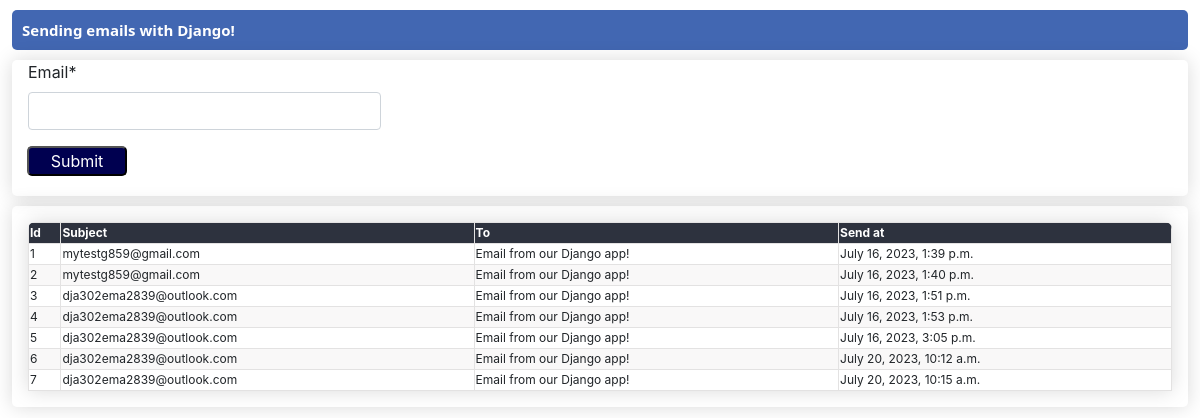
Before: / with the older database file.
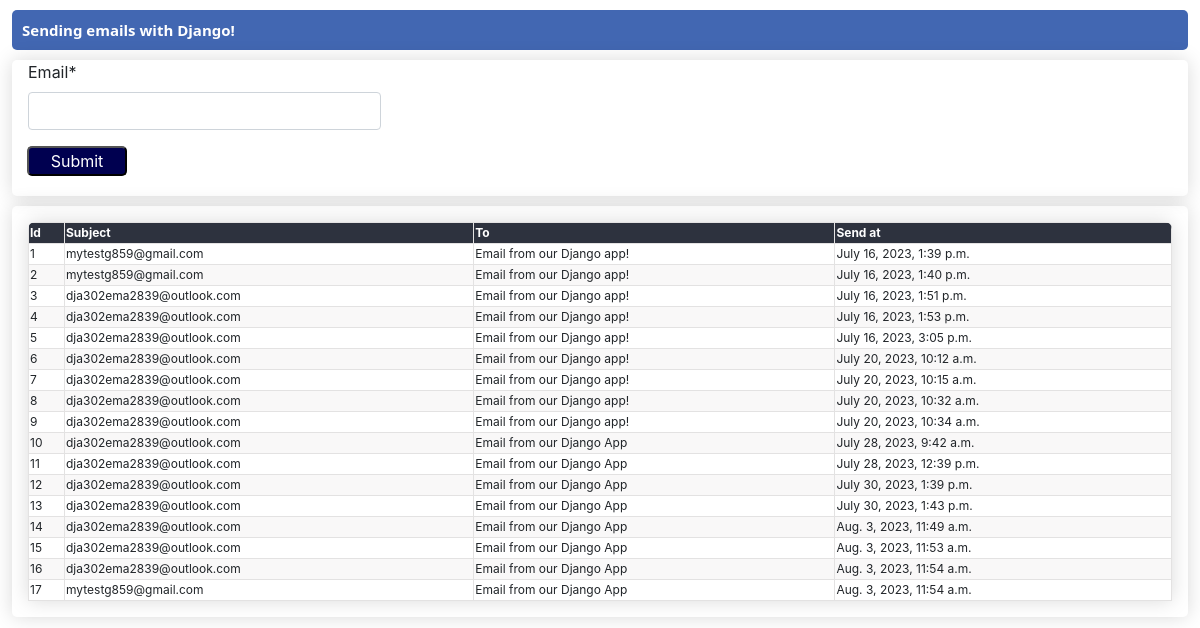
After: the same page with the newer database file.
### content/models.py (models this page shows, shortened)
class Emails(models.Model):
    subject = models.CharField(max_length=500)
    message = models.TextField(max_length=500)
    email = models.EmailField()
    created_at = models.DateTimeField(auto_now_add=True,blank=True, null=True)
    edited_at = models.DateTimeField(auto_now=True)

### content/views.py (the view, shortened to what this page needs)
# urls.py: path("", BasicEmailView.as_view(), name='my_form_view')
class BasicEmailView(FormView, ListView):
    template_name = "content/home.html"
    context_object_name = 'mydata'
    model = Emails
    form_class = EmailForm
    success_url = "/"

### content/forms.py
class EmailForm(ModelForm):
    email = forms.EmailField(label="Email", required=True)
    class Meta:
      model = Emails
      exclude = ['created_at','edited_at','message','subject']

### content/templates/content/home.html (shortened to what this page needs)
{% extends 'content/base.html' %}
{% load crispy_forms_tags %}
{% block content %}
<div class="pageholder">
    <div class="titleholder">
        <div class="title"> Sending emails with Django! </div>
    </div>
    <form method="post" action="{% url 'my_form_view' %}">
        <div class="linkholder">
            <div class="form1 ml-3"> {{form.email|as_crispy_field}}  </div>
            <button class="ourbutton"type="submit"> Submit</button>
        </div>
    </form>
    <div class="linkholder">
        <table id="ourtable3" class="myTable m-3">
            <thead>
                <tr>
                    <th>Id</th>
                    <th>Subject</th>
                    <th>To</th>
                    <th>Send at</th>
                </tr>
            </thead>
            <tbody>
                {% for a in mydata %}
                 <tr>
                    <td> {{a.id}} </td>
                    <td> {{a.email}} </td>
                    <td> {{a.subject}} </td>
                    <td> {{a.created_at}} </td>
                 </tr>
                {% endfor%}
            </tbody>
        </table>
     </div>
</div>
</body>
{% endblock %}

### content/templates/content/base.html (shortened to what this page needs)
{% load static %}
<!DOCTYPE html>
<html lang="en">
<head>
    <link rel="stylesheet" type="text/css" href="{% static 'content/main.css'%}">
    <link rel="stylesheet" type="text/css" href="https://cdn.datatables.net/1.11.5/css/jquery.dataTables.css">
    <link rel="stylesheet" href="https://stackpath.bootstrapcdn.com/bootstrap/4.1.3/css/bootstrap.min.css">
</head>
<body>
{% block content %}
{% endblock content %}
</body>
</html>

### content/static/content/main.css (style rules this page uses)
.myTable { font-size: 12px; min-width: 400px; overflow: hidden; border-radius: 7px 7px 0 0; box-shadow: 0 0 20px rgba(0, 0, 0, .15); }
.myTable th { background-color: #2D323E; color: white; font-weight: bold; }
.myTable td, .myTable th { border: 0.01em solid #e3e2e2; }
.myTable tr:nth-child(even) { background-color: #f9f8f8; }
.pageholder, form { display: flex; flex-direction: column; justify-content: center; align-items: center; width: 100%; }
.titleholder, .linkholder { display: flex; margin-top: 10px; width: 98%; border-radius: 5px; }
.ourbutton { margin-right: 10px; height: 30px; width: 100px; margin-left: 15px; margin-bottom: 20px; border-radius: 5px; background-color: rgb(0, 0, 80); color: white }
.form1 { width: 30%; }
form { width:100%; }
.titleholder { display: 'flex'; justify-content:'space-between'; background-color: #4267B2; align-items: center; height: 40px; }
.linkholder { box-shadow: 0 0 20px rgba(0, 0, 0, .15); flex-direction: column; }
.title { color: white; margin-left: 10px; font-weight: bold; font-size: 15px; font-family: 'Segoe UI', Tahoma, Geneva, Verdana, sans-serif; }

Changed rows visible on the page:
added Emails: id "8", email "dja302ema2839@outlook.com", subject "Email from our Django app!", created_at "July 20, 2023, 10:32 a.m."
added Emails: id "9", email "dja302ema2839@outlook.com", subject "Email from our Django app!", created_at "July 20, 2023, 10:34 a.m."
added Emails: id "10", email "dja302ema2839@outlook.com", subject "Email from our Django App", created_at "July 28, 2023, 9:42 a.m."
added Emails: id "11", email "dja302ema2839@outlook.com", subject "Email from our Django App", created_at "July 28, 2023, 12:39 p.m."
added Emails: id "12", email "dja302ema2839@outlook.com", subject "Email from our Django App", created_at "July 30, 2023, 1:39 p.m."
added Emails: id "13", email "dja302ema2839@outlook.com", subject "Email from our Django App", created_at "July 30, 2023, 1:43 p.m."
added Emails: id "14", email "dja302ema2839@outlook.com", subject "Email from our Django App", created_at "Aug. 3, 2023, 11:49 a.m."
added Emails: id "15", email "dja302ema2839@outlook.com", subject "Email from our Django App", created_at "Aug. 3, 2023, 11:53 a.m."
added Emails: id "16", email "dja302ema2839@outlook.com", subject "Email from our Django App", created_at "Aug. 3, 2023, 11:54 a.m."
added Emails: id "17", email "mytestg859@gmail.com", subject "Email from our Django App", created_at "Aug. 3, 2023, 11:54 a.m."
